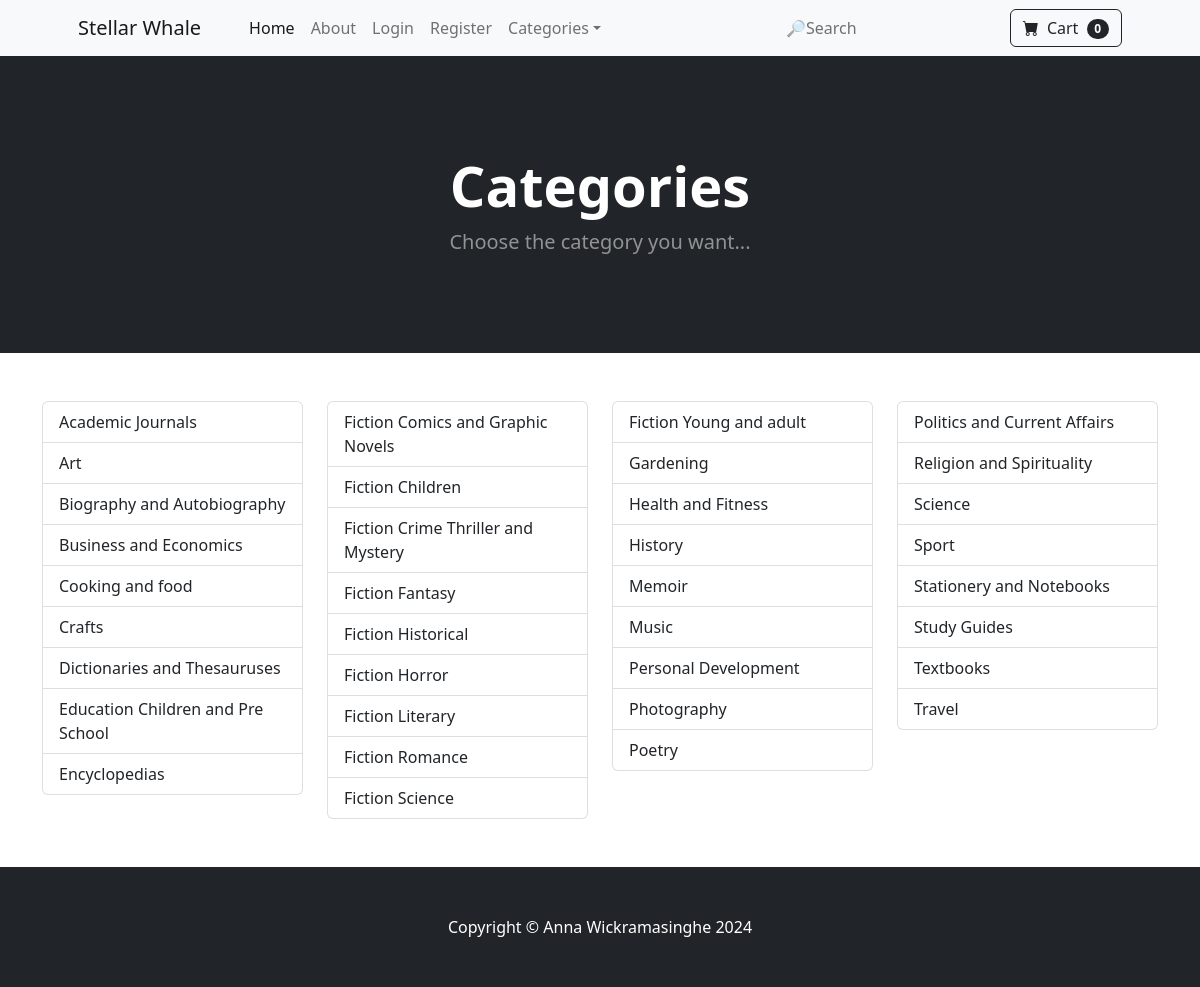
Page /all_categories/ on the committed database.
### store/models.py (models this page shows)
class Category(models.Model):
	name = models.CharField(max_length=50)
	def __str__(self):
		return self.name
	class Meta:
		verbose_name_plural = 'categories'

### store/views.py (the view)
# urls.py: path('all_categories/', views.all_categories, name='all_categories'),
def all_categories(request):
	all_categories = Category.objects.all().order_by('name')
	categories_per_column = len(all_categories) // 4
	extra_categories = len(all_categories) % 4
	columns = []
	start = 0
	for i in range(4):
	    end = start + categories_per_column + (1 if i < extra_categories else 0)
	    columns.append(all_categories[start:end])
	    start = end
	return render(request, 'all_categories.html', {'all_categories':all_categories, 'columns': columns})

### cart/cart.py (called while the page is built)
	def __len__(self):
		return len(self.cart)

### cart/context_processors.py (called while the page is built)
def cart(request):
	return {'cart': Cart(request)}

### store/templates/all_categories.html
{% extends 'base.html' %}
{% load static %}
{% block content %}
    <header class="bg-dark py-5">
        <div class="container px-4 px-lg-5 my-5">
            <div class="text-center text-white">
                <h1 class="display-4 fw-bolder">Categories</h1>
                <p class="lead fw-normal text-white-50 mb-0">Choose the category you want...</p>
            </div>
        </div>
    </header>
    <br/><br/>
        <div class="container">
        <div class="row">
            {% for column in columns %}
                <div class="col-md-3">
                    <div class="list-group">
                        {% for category in column %}
                            <a href="{% url 'category' category %}" class="list-group-item list-group-item-action">{{ category.name }}</a>
                        {% endfor %}
                    </div>
                </div>
            {% endfor %}
        </div>
        <br/><br/>
</div>
{% endblock %}

### rows in the picture
Category: name "Academic Journals"
Category: name "Art"
Category: name "Biography and Autobiography"
Category: name "Business and Economics"
Category: name "Cooking and food"
Category: name "Crafts"
Category: name "Dictionaries and Thesauruses"
Category: name "Education Children and Pre School"
Category: name "Encyclopedias"
Category: name "Fiction Comics and Graphic Novels"
Category: name "Fiction Children"
Category: name "Fiction Crime Thriller and Mystery"
Category: name "Fiction Fantasy"
Category: name "Fiction Historical"
Category: name "Fiction Horror"
Category: name "Fiction Literary"
Category: name "Fiction Romance"
Category: name "Fiction Science"
Category: name "Fiction Young and adult"
Category: name "Gardening"
Category: name "Health and Fitness"
Category: name "History"
Category: name "Memoir"
Category: name "Music"
Category: name "Personal Development"
Category: name "Photography"
Category: name "Poetry"
Category: name "Politics and Current Affairs"
Category: name "Religion and Spirituality"
Category: name "Science"
Category: name "Sport"
Category: name "Stationery and Notebooks"
Category: name "Study Guides"
Category: name "Textbooks"
Category: name "Travel"

### other values in the picture
{{ cart|length }} "0"
